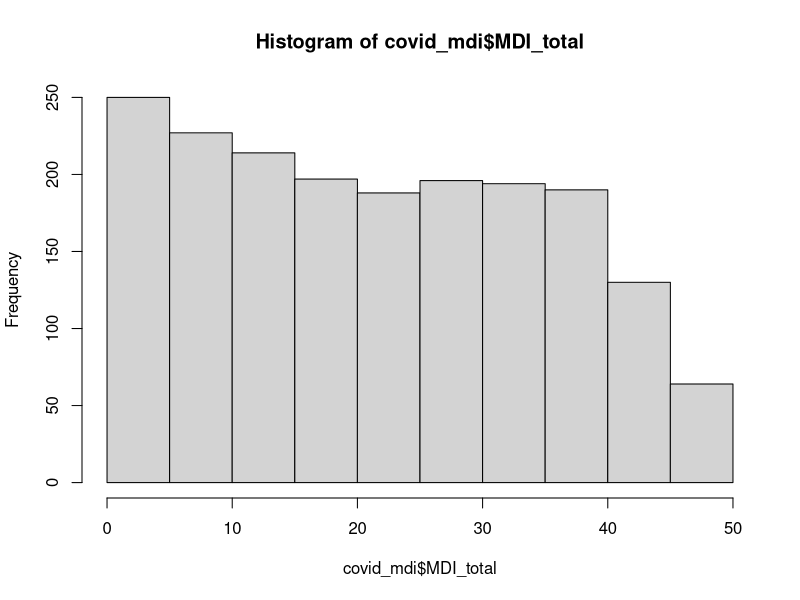

R code for this plot: (Note: this script raises an error after producing the figure.)
setwd("~/Desktop/covid19_survey")
covid = read.csv("covid19_data.csv")
sum(is.na(covid$Q1)) 
# There are 2 null responses for Q1, which indicates these 2 "participants" did 
# not click on anaything to the informed consent form at the beginning. Hence, it's reasonabale to exclude them as part of this study. 
covid = covid[-c(which(is.na(covid$Q1)==TRUE)),] 
dim(covid) #Check if the null responses have been removed. 
sum(covid$Q1 == 6) 
#6 indicates that these "participants"" answered no for the informed consent form, 
#Thus, we have 5 people did not agree with the information consent form. They
#should be excluded from the participants of this study. 
covid = covid[-c(which(covid$Q1 == 6)),] 
table(covid$Q1.1)
table(covid$Q4)
covid_mdi = covid[-c(which(is.na(covid$MDI_1)==TRUE|is.na(covid$MDI_2)==TRUE|is.na(covid$MDI_3)==TRUE|
                             is.na(covid$MDI_4)==TRUE|is.na(covid$MDI_5)==TRUE|is.na(covid$MDI_6)==TRUE|is.na(covid$MDI_7)==TRUE|is.na(covid$MDI_8)==TRUE|is.na(covid$MDI_9)==TRUE|is.na(covid$MDI_10)==TRUE|is.na(covid$MDI_11)==TRUE|is.na(covid$MDI_12)==TRUE)),]
dim(covid_mdi)###1850 responses left
attach(covid_mdi)
### The true coding is 5 to 0, while the default coding is 1 to 6. 
covid_mdi$MDI_total = (5*8-(MDI_1+MDI_2+MDI_3+ MDI_4+MDI_5+MDI_6 +MDI_7+MDI_10-8))+(pmax(6-MDI_8,6-MDI_9))+
  (pmax(6-MDI_11,6-MDI_12)) ##Since the actual labeling is 5-0 while our labeling is 1-6. 
#We calculate the score in this way since we didn't intend to use it as a diagnostic tool so instead of diagnosis, this is used as a rating scale like Hamilton scale. The threshold: 21-25: mild; 26-30: moderate; 31 or higher: severe
detach(covid_mdi)
mean(covid_mdi$MDI_total) #The mean value is in fact very high for all valid participants.
hist(covid_mdi$MDI_total)
dep_class = c(sum(MDI_total<=20),sum(MDI_total>20 & MDI_total<=25),sum(MDI_total> 25 & MDI_total<= 30),sum(MDI_total >30))
pie(dep_class,labels = c("No Depression \n (48.000%)","Mild Depression \n (10.162%)","Moderate Depression \n (10.595%) ","Severe Depression \n (31.243%) "),cex = 1.1,col = c('azure','darkorange','firebrick',"blue"),radius = 1)
barplot(dep_class,names.arg = c("No Depression","Mild","Moderate","Severe"),main = "Depression")
covid_mdi_gender = covid_mdi[-c(which(is.na(covid_mdi$Q1.1==TRUE))),]
### Now organize the data frame to test the difference in MDI score among different gender group
data_gender_mdi = data.frame(
  Sex = as.factor(covid_mdi_gender$Q1.1),
  MDI_Score = covid_mdi_gender$MDI_total
)
table(data_gender_mdi$Sex) #Notice this happens for the whole survey, our results are biased due to the fact that more than 60% of the participants are women

kruskal.test(MDI_Score~Sex,data = data_gender_mdi)
mean(subset(data_gender_mdi,Sex==1)$MDI_Score)
mean(subset(data_gender_mdi,Sex==2)$MDI_Score)
mean(subset(data_gender_mdi,Sex==3)$MDI_Score) #Present this part and explain it
sum(subset(data_gender_mdi,Sex==2)$MDI_Score>30)/sum(table(data_gender_mdi$Sex)) #20% of female were facing severe depression，this might be due to that female tend to be more empathetic than man in general during a pandemic. 
sum(subset(data_gender_mdi,Sex==1)$MDI_Score>30)/sum(table(data_gender_mdi$Sex))
sum(subset(data_gender_mdi,Sex==3)$MDI_Score>30)/sum(table(data_gender_mdi$Sex))
covid_mdi_race = covid_mdi[-c(which(is.na(covid_mdi$Q4==TRUE))),] 

data_race_mdi = data.frame(
  Ethnicity = as.factor(covid_mdi_race$Q4),
  MDI_Score = covid_mdi_race$MDI_total
)
kruskal.test(MDI_Score~Ethnicity,data = data_race_mdi)

#This is rather strange since the results since it does not suggest the Asians are facing more severe depression compared to other ethnicities
sum(subset(data_race_mdi,Ethnicity == 1)$MDI_Score>30)/sum(data_race_mdi$Ethnicity==1)
sum(subset(data_race_mdi,Ethnicity == 2)$MDI_Score>30)/sum(data_race_mdi$Ethnicity==2)
sum(subset(data_race_mdi,Ethnicity == 3)$MDI_Score>30)/sum(data_race_mdi$Ethnicity==3)
sum(subset(data_race_mdi,Ethnicity == 4)$MDI_Score>30)/sum(data_race_mdi$Ethnicity==4)
sum(subset(data_race_mdi,Ethnicity == 5)$MDI_Score>30)/sum(data_race_mdi$Ethnicity==5)
sum(subset(data_race_mdi,Ethnicity == 6)$MDI_Score>30)/sum(data_race_mdi$Ethnicity==6)
sum(subset(data_race_mdi,Ethnicity == 7)$MDI_Score>30)/sum(data_race_mdi$Ethnicity==7)
sum(subset(data_race_mdi,Ethnicity == 8)$MDI_Score>30)/sum(data_race_mdi$Ethnicity==8)
sum(subset(data_race_mdi,Ethnicity == 9)$MDI_Score>30)/sum(data_race_mdi$Ethnicity==9)


#Racism Question
covid_mdi_racism = covid_mdi[-c(which(is.na(covid_mdi$Q22==TRUE))),] #Delete the rows, 1758 responses left.
data_racism_mdi = data.frame(
  racism = as.factor(covid_mdi_racism$Q22),
  MDI_Score = covid_mdi_racism$MDI_total
)
wilcox.test(MDI_Score~racism,data = data_racism_mdi)
###
#### Q11 employment
covid_mdi_emp = covid_mdi[-c(which(is.na(covid_mdi$Q11==TRUE))),] #Delete the rows, 1758 responses left.
data_emp_mdi = data.frame(
  emp = as.factor(covid_mdi_emp$Q11),
  mdi_Score = covid_mdi_emp$MDI_total
)
kruskal.test(mdi_Score~emp,data = data_emp_mdi) #reject the null
#### Q25 Family member tested positive
covid_mdi_fam = covid_mdi[-c(which(is.na(covid_mdi$Q25==TRUE))),] #Delete the rows, 1758 responses left.
data_fam_mdi = data.frame(
  fam = as.factor(covid_mdi_fam$Q25),
  mdi_Score = covid_mdi_fam$MDI_total
)
kruskal.test(mdi_Score~fam,data = data_fam_mdi) #reject the null
#### Q26A tested positive
covid_mdi_pos = covid_mdi[-c(which(is.na(covid_mdi$Q26A==TRUE))),] #Delete the rows, 1758 responses left.
data_pos_mdi = data.frame(
  pos = as.factor(covid_mdi_pos$Q25),
  mdi_Score = covid_mdi_pos$MDI_total
)
kruskal.test(mdi_Score~pos,data = data_pos_mdi) #reject the null

### Q24 financial
sum(is.na(covid_mdi$Q24==TRUE)) #There're 178 students that didn't respond to this question. 
covid_mdi_fin = covid_mdi[-c(which(is.na(covid_mdi$Q24==TRUE))),] #Delete the rows, 1758 responses left.
data_fin_mdi = data.frame(
  fin = as.factor(covid_mdi_fin$Q24),
  mdi_Score = covid_mdi_fin$MDI_total
)
kruskal.test(mdi_Score~fin,data = data_fin_mdi)

###Q6
##### Classification of student status
### Now we want to investigate if there is a difference in mdi score between undergrads, masters and PhD students
###### Classification (Q6 coding:6: Master; 7: PhD; 8: Not seeking for degree; 9: Other)
sum(is.na(covid_mdi$Q6==TRUE)) #There're 156 students that didn't respond to this question. 
covid_mdi_class = covid_mdi[-c(which(is.na(covid_mdi$Q6==TRUE))),] #Delete the rows, 1755 responses left. 
### Now organize the data frame to test the difference in mdi score among different classifications.
data_class_mdi = data.frame(
  Classification = as.factor(covid_mdi_class$Q6),
  mdi_Score = covid_mdi_class$MDI_total
)


kruskal.test(mdi_Score~Classification,data = data_class_mdi)#Do not reject the null 


###Age
covid_mdi_age = covid_mdi[-c(which(is.na(covid_mdi$Q5==TRUE))),] #Delete the rows, 1755 responses left. 
### Now organize the data frame to test the difference in pss score among different classifications.
data_age_mdi = data.frame(
  age = as.factor(covid_mdi_age$Q5),
  mdi_Score = covid_mdi_age$MDI_total
)
kruskal.test(mdi_Score~age,data = data_age_mdi)#Do not reject the null 